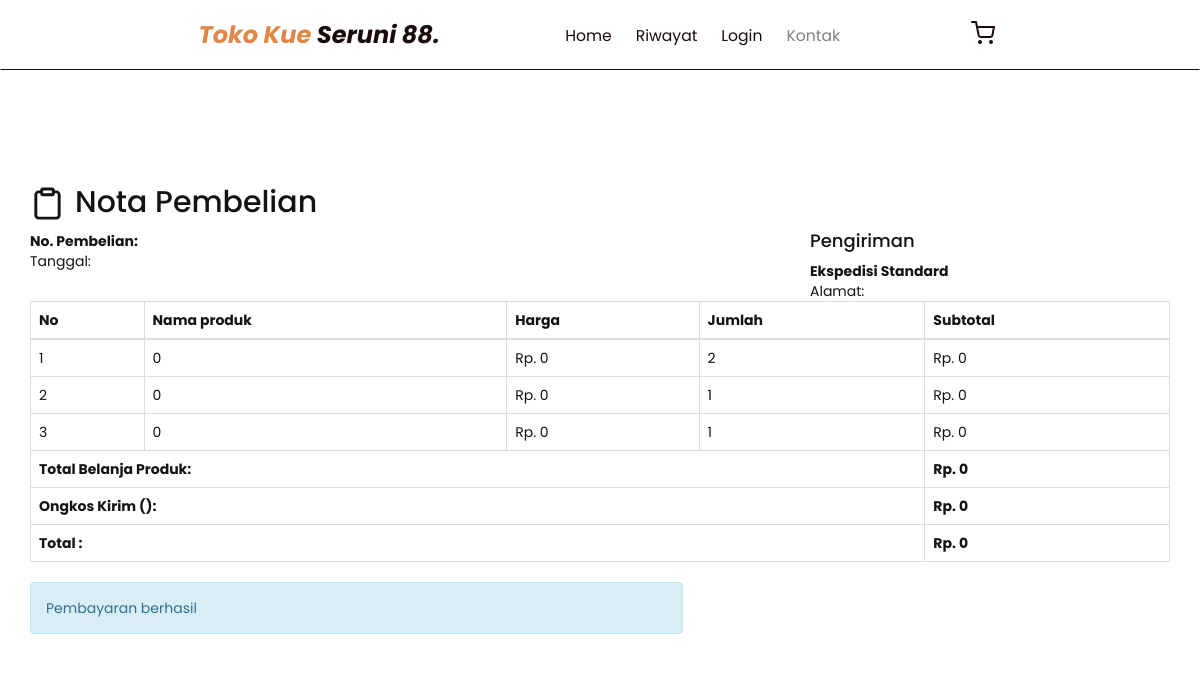
Screenshot of /nota.php?id=4 with the database file from the repository.
### tables this page shows
CREATE TABLE `pembelian_produk` (
  `id_pembelian_produk` int(11) NOT NULL,
  `id_pembelian` int(11) NOT NULL,
  `id_produk` int(11) NOT NULL,
  `jumlah` int(11) NOT NULL,
  `nama` varchar(100) NOT NULL,
  `harga` int(11) NOT NULL,
  `subharga` int(11) NOT NULL
);

### nota.php (the view, shortened to what this page needs)
<?php
include 'koneksi.php';
?>
<!DOCTYPE html>
<html lang="en">
<head>
    <link rel="stylesheet" href="admin/assets/css/bootstrap.css">
    <link rel="stylesheet" href="admin/assets/css/style.css">
</head>
<body>
    <?php include 'menu_nota.php'; ?>
    <section class="konten-nota">
        <div class="container">
            <h2><i data-feather="clipboard" style="width: 35px; height: 35px; vertical-align: middle; margin-right: 10px;"></i>Nota Pembelian</h2>
            <?php
            $ambil =$koneksi->query("SELECT * FROM pembelian JOIN pelanggan ON pembelian.id_pelanggan=pelanggan.id_pelanggan WHERE pembelian.id_pembelian='$_GET[id]'");
            $detail = $ambil->fetch_assoc();
            ?>
            <div class="row" style="display: flex; align-items: stretch; flex-wrap: wrap;">
                <div class="col-md-4">
                    <strong>No. Pembelian: <?php echo $detail['id_pembelian'] ?></strong><br>
                    Tanggal: <?php echo $detail['tanggal_pembelian']; ?><br>
                </div>
                <div class="col-md-4">
                    <strong><?php echo $detail['nama_pelanggan']; ?></strong><br>
                    <p style="margin-bottom: 0;">
                        <?php echo $detail['telepon_pelanggan']; ?><br>
                    </p>
                </div>
                <div class="col-md-4">
                    <h3 style="margin-top: 0; font-size: 18px;">Pengiriman</h3>
                    <strong><?php echo $detail['nama_ekspedisi'] ?? 'Ekspedisi Standard' ?></strong><br>
                    Alamat: <?php echo $detail['alamat_pengiriman'] ?>
                </div>
            </div>
            <table class="table table-bordered">
                <thead>
                    <tr>
                        <th>No</th>
                        <th>Nama produk</th>
                        <th>Harga</th>
                        <th>Jumlah</th>
                        <th>Subtotal</th>
                    </tr>
                </thead>
                <tbody>
                    <?php $nomor=1; ?>
                    <?php $total_belanja_produk = 0; ?>
                    <?php $ambil=$koneksi->query("SELECT * FROM  pembelian_produk WHERE id_pembelian='$_GET[id]'"); ?>
                    <?php while($pecah=$ambil->fetch_assoc()){
                        $total_belanja_produk += $pecah['subharga']; ?>
                    <tr>
                        <td><?php echo $nomor; ?></td>
                        <td><?php echo $pecah['nama']; ?></td>
                        <td>Rp. <?php echo number_format($pecah['harga']); ?></td>
                        <td><?php echo $pecah['jumlah']; ?></td>
                        <td>Rp. <?php echo number_format($pecah['subharga']); ?></td>
                    </tr>
                    <?php $nomor++; ?>
                    <?php } ?>
                </tbody>
                <tfoot>
                    <tr>
                        <th colspan="4">Total Belanja Produk:</th>
                        <th>Rp. <?php echo number_format($total_belanja_produk); ?></th>
                    </tr>
                    <tr>
                        <th colspan="4">Ongkos Kirim (<?php echo $detail['nama_ekspedisi']; ?>):</th>
                        <th>Rp. <?php echo number_format($detail['tarif']); ?></th>
                    </tr>
                    <tr>
                        <th colspan="4">Total :</th>
                        <th>Rp. <?php echo number_format($detail['total_pembelian']); ?></th>
                    </tr>
                </tfoot>
            </table>
            <div class="row">
                <div class="col-md-7">
                    <div class="alert alert-info">
                        <p>
                            Pembayaran berhasil
                        </p>
                    </div>
                </div>
            </div>
        </div>
    </section>
</body>
</html>

### admin/assets/css/style.css (style rules this page uses)
* { margin: 0; padding: 0; box-sizing: border-box; outline: none; border: none; text-decoration: none; }
html { scroll-behavior: smooth; }
body { font-family: "Poppins", sans-serif; background-color: #fff; color: #333; padding-top: 70px; }
.konten-keranjang, .konten-checkout, .konten-nota, .konten-detail, .riwayat { padding-top: 3rem; padding-bottom: 4rem; color: #131313; margin-top: 60px; }
@media (max-width: 1366px) { html { font-size: 75%; } }

### rows the page displays
pembelian_produk: nama "0", harga "0", jumlah "2", subharga "0"
pembelian_produk: nama "0", harga "0", jumlah "1", subharga "0"
pembelian_produk: nama "0", harga "0", jumlah "1", subharga "0"

### other values shown
$detail['nama_ekspedisi'] "Ekspedisi Standard"
$total_belanja_produk "0"
$detail['tarif'] "0"
$detail['total_pembelian'] "0"
